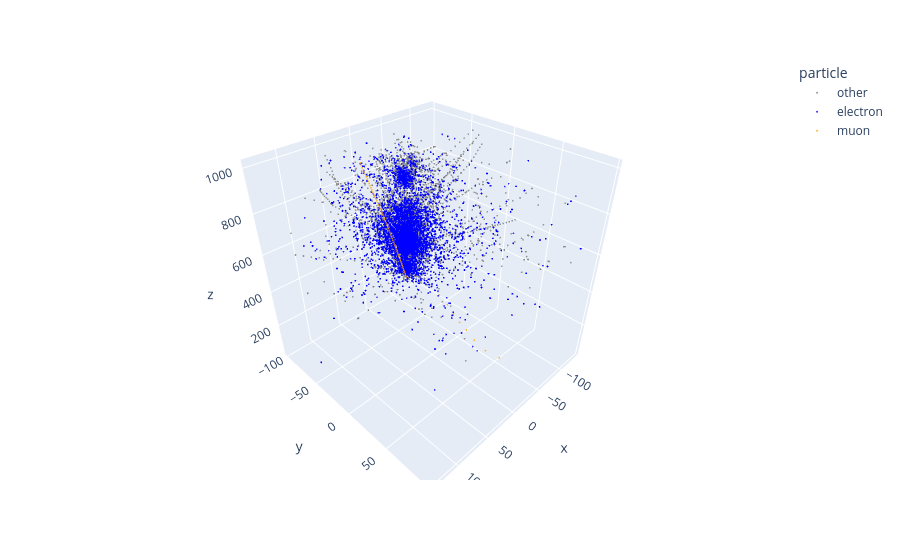

The cell this chart's notebook holds for it:
### Code cell
import plotly.express as px

fig = px.scatter_3d(
    long_df,
    x="x",
    y="y",
    z="z",
    color="particle",
    color_discrete_map={
        "electron": "blue",
        "muon": "orange",
        "tau": "purple",
        "other": "gray"
    },
    opacity=0.8,
    hover_name="name"
)

fig.update_traces(marker=dict(size=1))
fig.show()

### Figure 1 — Plotly figure (JSON) as saved in the notebook; plotly's stock layout.template omitted (floating-point values rounded to 4 significant figures; data arrays with more than 128 entries replaced by an {"elided": "..."} marker saying what was removed)
{"data": [{"hovertemplate": "<b>%{hovertext}</b><br><br>particle=other<br>x=%{x}<br>y=%{y}<br>z=%{z}<extra></extra>", "hovertext": {"elided": "7626 str values"}, "legendgroup": "other", "marker": {"color": "gray", "opacity": 0.8, "size": 1, "symbol": "circle"}, "mode": "markers", "name": "other", "scene": "scene", "showlegend": true, "type": "scatter3d", "x": {"elided": "7626 float values"}, "y": {"elided": "7626 float values"}, "z": {"elided": "7626 float values"}}, {"hovertemplate": "<b>%{hovertext}</b><br><br>particle=electron<br>x=%{x}<br>y=%{y}<br>z=%{z}<extra></extra>", "hovertext": {"elided": "14481 str values"}, "legendgroup": "electron", "marker": {"color": "blue", "opacity": 0.8, "size": 1, "symbol": "circle"}, "mode": "markers", "name": "electron", "scene": "scene", "showlegend": true, "type": "scatter3d", "x": {"elided": "14481 float values"}, "y": {"elided": "14481 float values"}, "z": {"elided": "14481 float values"}}, {"hovertemplate": "<b>%{hovertext}</b><br><br>particle=muon<br>x=%{x}<br>y=%{y}<br>z=%{z}<extra></extra>", "hovertext": ["mu-", "mu-", "mu-", "mu-", "mu-", "mu-", "mu-", "mu-", "mu-", "mu-", "mu-", "mu-", "mu-", "mu-", "mu-", "mu-", "mu-", "mu-", "mu-", "mu-", "mu-", "mu-", "mu-", "mu-", "mu-", "mu-", "mu-", "mu-", "mu-", "mu-", "mu-", "mu-", "mu-", "mu-", "mu-", "mu-", "mu-", "mu-", "mu-", "mu-", "mu-", "mu-", "mu-", "mu-", "mu-", "mu-", "mu-", "mu-", "mu-", "mu-", "mu-", "mu-", "mu-", "mu-", "mu-", "mu-", "mu-", "mu-", "mu-", "mu-", "mu-", "mu-", "mu-", "mu-", "mu-", "mu-", "mu-"], "legendgroup": "muon", "marker": {"color": "orange", "opacity": 0.8, "size": 1, "symbol": "circle"}, "mode": "markers", "name": "muon", "scene": "scene", "showlegend": true, "type": "scatter3d", "x": [10.57, 14.4, 19.16, 22.74, 24.49, 28.4, 29.9, 25.57, 6.35, 6.932, 7.535, 8.118, 8.721, 9.324, 9.927, 10.53, 11.15, 11.78, 12.42, 13.09, 13.75, 14.42, 15.09, 15.75, 16.44, 17.1, 17.79, 18.46, 19.1, 19.77, 20.41, 21.06, 21.68, 22.32, 22.97, 23.61, 24.28, 24.94, 25.63, 26.34, 27.05, 27.75, 28.48, 29.21, 29.94, 30.69, 31.43, 32.18, 32.95, 33.72, 34.51, 35.3, 36.07, 36.82, 37.59, 38.34, 39.11, 39.86, 40.61, 41.34, 42.04, 42.75, 43.52, 44.29, 45.08, 45.87, 46.64], "y": [16.33, 28.64, 39.13, 48.52, 57.3, 68.61, 81.36, 92.94, -29.61, -29.82, -30.04, -30.25, -30.45, -30.66, -30.89, -31.09, -31.32, -31.57, -31.8, -32.05, -32.28, -32.51, -32.71, -32.94, -33.19, -33.44, -33.69, -33.97, -34.24, -34.51, -34.76, -35.02, -35.27, -35.52, -35.79, -36.06, -36.34, -36.61, -36.91, -37.2, -37.5, -37.8, -38.14, -38.46, -38.8, -39.12, -39.42, -39.73, -40.05, -40.37, -40.69, -41.01, -41.33, -41.67, -41.99, -42.31, -42.61, -42.88, -43.15, -43.45, -43.72, -44.02, -44.34, -44.68, -45.0, -45.34, -45.69], "z": [452.2, 442.2, 432.1, 422.1, 412.0, 402.0, 391.9, 381.9, 422.1, 432.1, 442.2, 452.2, 462.3, 472.3, 482.4, 492.4, 502.5, 512.5, 522.6, 532.6, 542.7, 552.7, 562.8, 572.8, 582.9, 592.9, 603.0, 613.0, 623.1, 633.1, 643.2, 653.2, 663.3, 673.3, 683.4, 693.4, 703.5, 713.5, 723.6, 733.6, 743.7, 753.7, 763.8, 773.8, 783.9, 793.9, 804.0, 814.0, 824.1, 834.1, 844.2, 854.2, 864.3, 874.3, 884.4, 894.4, 904.5, 914.5, 924.6, 934.6, 944.7, 954.7, 964.8, 974.8, 984.9, 994.9, 1005.0]}], "layout": {"legend": {"title": {"text": "particle"}, "tracegroupgap": 0}, "margin": {"t": 60}, "scene": {"domain": {"x": [0, 1], "y": [0, 1]}, "xaxis": {"title": {"text": "x"}}, "yaxis": {"title": {"text": "y"}}, "zaxis": {"title": {"text": "z"}}}}}
